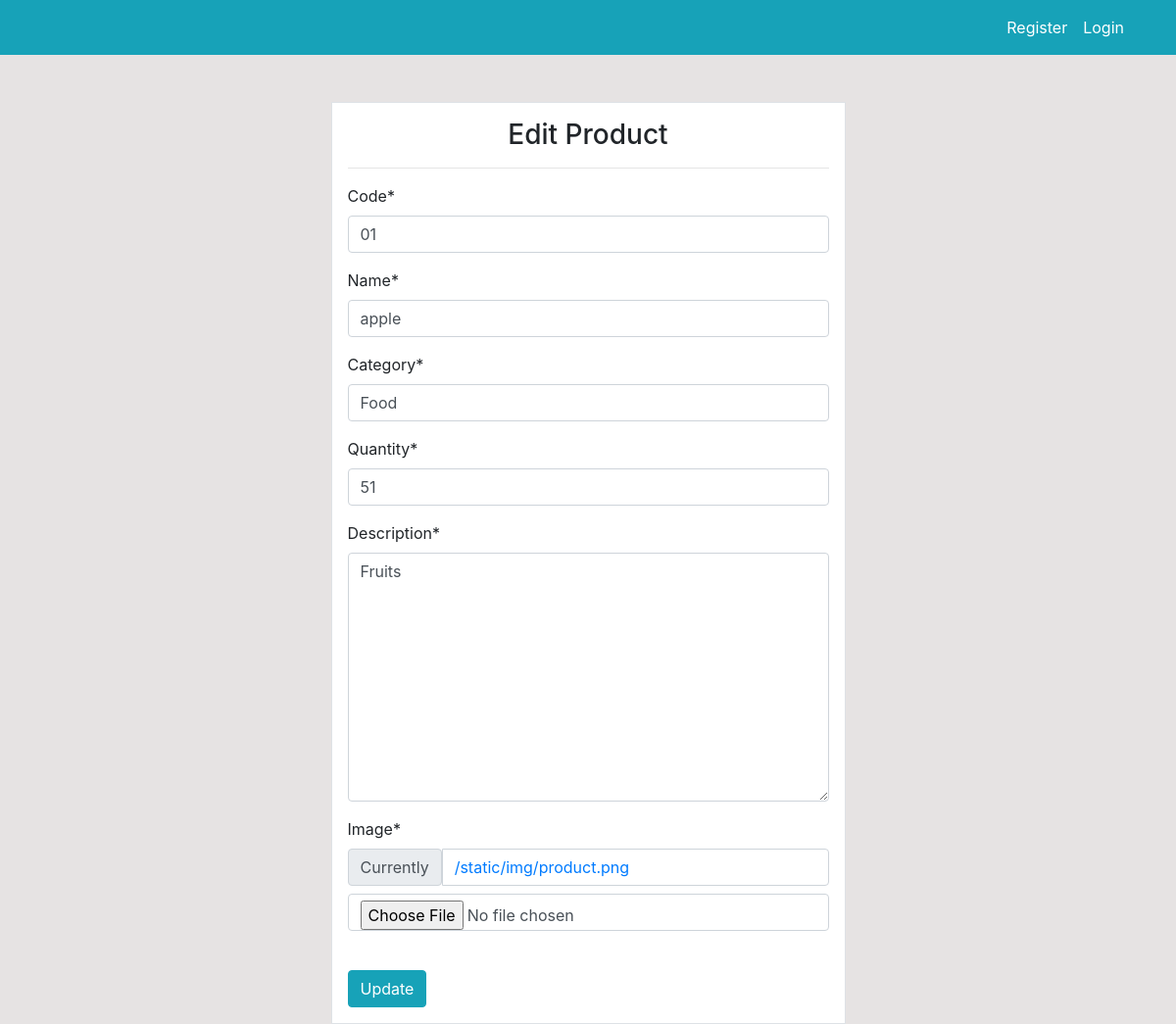
Page /product/update/7 on the committed database.
### dashboard/models.py (models this page shows, shortened)
class Product(models.Model):
    code = models.CharField(max_length=20, null=True)
    name = models.CharField(max_length=100, null=True)
    category = models.CharField(max_length=20)
    description = models.TextField(max_length=150)
    quantity = models.PositiveIntegerField(null=True)
    image = models.ImageField(default='/static/img/product.png', upload_to='product_images')

### dashboard/views.py (the view)
# urls.py: path('product/update/<int:pk>', views.product_update, name='dashboard-product-update'),
def product_update(request,pk):
    item_to_update = Product.objects.get(id=pk)
    if request.method == 'POST':
            form = ProductForm(request.POST,
                               instance=item_to_update) #item_to_update, will render the choosen product and rendered in the form
            if form.is_valid():
                form.save()
            return redirect('dashboard-product')
    else:
        form = ProductForm(instance=item_to_update)
    context = {
            'form':form,
        }
    return render(request, 'dashboard/product_update.html',context)

### dashboard/forms.py
class ProductForm(forms.ModelForm):
    class Meta:
        model= Product #importing the model
        fields = [
            'code','name','category','quantity','description','image'
        ] #Form fields

### templates/dashboard/product_update.html (shortened to what this page needs)
{% extends 'partials/base.html' %}
{% load crispy_forms_tags %}
{% block content %}
    <div class="container">
        <div class="row mt-5">
            <div class="col-md-6 offset-md-3">
                <div class="border bg-white p-3">
                    <h3>Edit Product</h3>
                    <hr>
                    <form method="post" >
                        {{ form|crispy }}<br>
                            <input class="btn btn-info" type="submit" value="Update">
                    </form>
                </div>
            </div>
        </div>
    </div>
{% endblock  %}

### static/style.css (style rules this page uses)
body { background: rgb(230, 227, 227); }
h3 { text-align: center; }

### rows in the picture
Product: code "01", name "apple", category "Food", quantity "51", description "Fruits"
